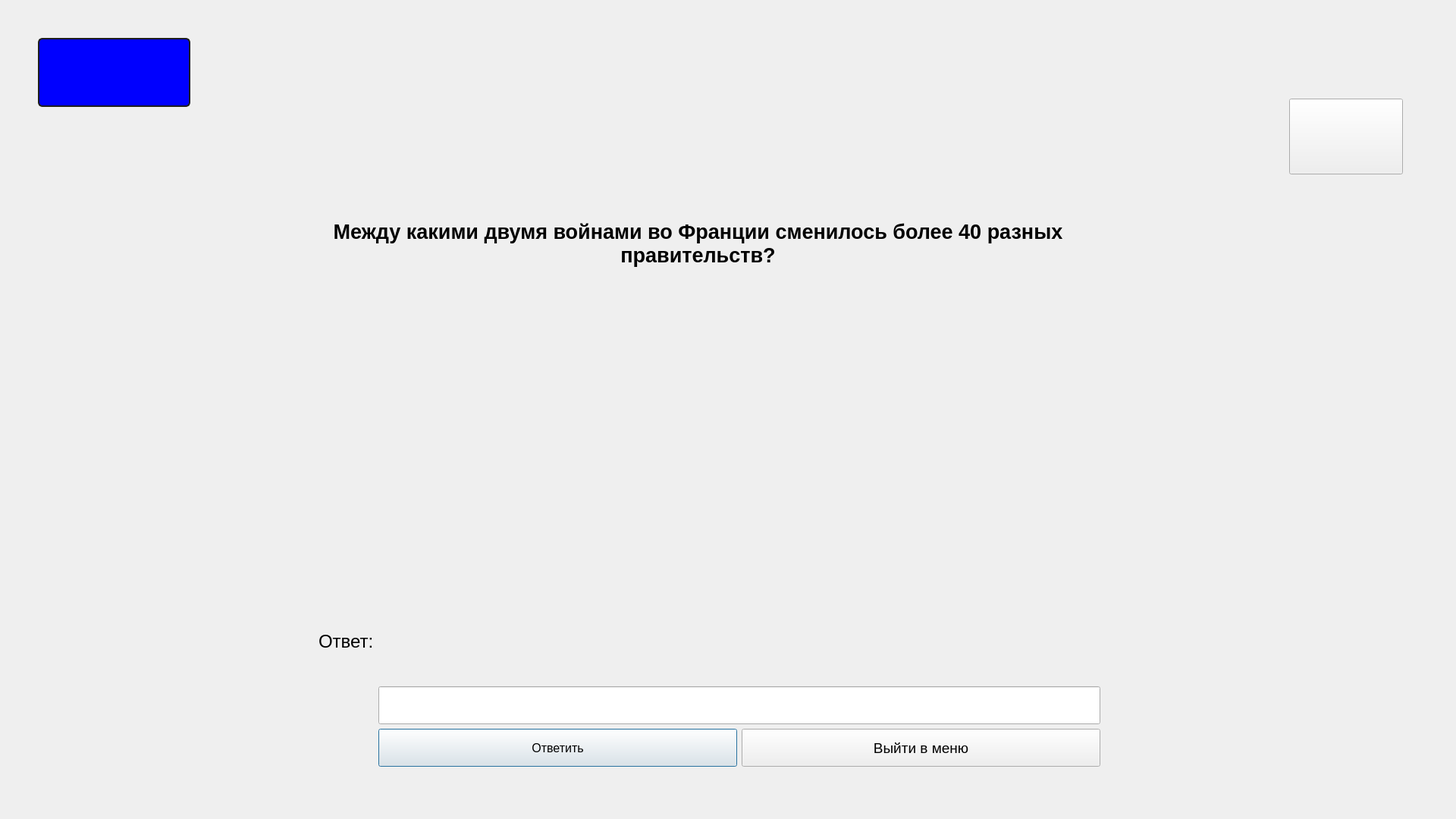
<?xml version="1.0" encoding="UTF-8"?>
<ui version="4.0">
 <class>window112</class>
 <widget class="QDialog" name="window112">
  <property name="geometry">
   <rect>
    <x>0</x>
    <y>0</y>
    <width>1920</width>
    <height>1080</height>
   </rect>
  </property>
  <property name="windowTitle">
   <string>Dialog</string>
  </property>
  <widget class="QStackedWidget" name="stackedWidget">
   <property name="geometry">
    <rect>
     <x>-50</x>
     <y>120</y>
     <width>1920</width>
     <height>1080</height>
    </rect>
   </property>
   <property name="currentIndex">
    <number>0</number>
   </property>
   <widget class="QWidget" name="page">
    <widget class="QLabel" name="label">
     <property name="geometry">
      <rect>
       <x>440</x>
       <y>10</y>
       <width>1061</width>
       <height>381</height>
      </rect>
     </property>
     <property name="font">
      <font>
       <pointsize>20</pointsize>
       <weight>75</weight>
       <bold>true</bold>
      </font>
     </property>
     <property name="text">
      <string>Между какими двумя войнами во Франции сменилось более 40 разных правительств?</string>
     </property>
     <property name="textFormat">
      <enum>Qt::AutoText</enum>
     </property>
     <property name="scaledContents">
      <bool>false</bool>
     </property>
     <property name="alignment">
      <set>Qt::AlignCenter</set>
     </property>
     <property name="wordWrap">
      <bool>true</bool>
     </property>
    </widget>
    <widget class="QWidget" name="layoutWidget">
     <property name="geometry">
      <rect>
       <x>470</x>
       <y>560</y>
       <width>1031</width>
       <height>331</height>
      </rect>
     </property>
     <layout class="QHBoxLayout" name="horizontalLayout_2">
      <item>
       <widget class="QLabel" name="label_4">
        <property name="minimumSize">
         <size>
          <width>0</width>
          <height>100</height>
         </size>
        </property>
        <property name="font">
         <font>
          <pointsize>18</pointsize>
         </font>
        </property>
        <property name="text">
         <string>Ответ:</string>
        </property>
       </widget>
      </item>
      <item>
       <layout class="QVBoxLayout" name="verticalLayout">
        <item>
         <widget class="QLabel" name="label_result">
          <property name="minimumSize">
           <size>
            <width>0</width>
            <height>200</height>
           </size>
          </property>
          <property name="font">
           <font>
            <pointsize>30</pointsize>
            <weight>75</weight>
            <bold>true</bold>
           </font>
          </property>
          <property name="styleSheet">
           <string notr="true"/>
          </property>
          <property name="text">
           <string/>
          </property>
         </widget>
        </item>
        <item>
         <widget class="QLineEdit" name="lineEdit_answer">
          <property name="minimumSize">
           <size>
            <width>0</width>
            <height>50</height>
           </size>
          </property>
          <property name="font">
           <font>
            <pointsize>20</pointsize>
            <weight>75</weight>
            <bold>true</bold>
           </font>
          </property>
          <property name="text">
           <string/>
          </property>
         </widget>
        </item>
        <item>
         <layout class="QHBoxLayout" name="horizontalLayout">
          <item>
           <widget class="QPushButton" name="pushButton_answer">
            <property name="enabled">
             <bool>true</bool>
            </property>
            <property name="minimumSize">
             <size>
              <width>0</width>
              <height>50</height>
             </size>
            </property>
            <property name="font">
             <font>
              <pointsize>12</pointsize>
             </font>
            </property>
            <property name="text">
             <string>Ответить</string>
            </property>
           </widget>
          </item>
          <item>
           <widget class="QPushButton" name="pushButton_11">
            <property name="minimumSize">
             <size>
              <width>0</width>
              <height>50</height>
             </size>
            </property>
            <property name="font">
             <font>
              <pointsize>14</pointsize>
             </font>
            </property>
            <property name="text">
             <string>Выйти в меню</string>
            </property>
           </widget>
          </item>
         </layout>
        </item>
       </layout>
      </item>
     </layout>
    </widget>
    <widget class="QPushButton" name="show_hit">
     <property name="geometry">
      <rect>
       <x>1750</x>
       <y>10</y>
       <width>150</width>
       <height>100</height>
      </rect>
     </property>
     <property name="text">
      <string/>
     </property>
    </widget>
   </widget>
   <widget class="QWidget" name="page_2">
    <widget class="QPushButton" name="close_hit">
     <property name="geometry">
      <rect>
       <x>1750</x>
       <y>10</y>
       <width>150</width>
       <height>100</height>
      </rect>
     </property>
     <property name="text">
      <string/>
     </property>
    </widget>
    <widget class="QLabel" name="label_3">
     <property name="geometry">
      <rect>
       <x>440</x>
       <y>10</y>
       <width>1060</width>
       <height>200</height>
      </rect>
     </property>
     <property name="font">
      <font>
       <pointsize>20</pointsize>
       <weight>75</weight>
       <bold>true</bold>
      </font>
     </property>
     <property name="text">
      <string/>
     </property>
     <property name="alignment">
      <set>Qt::AlignCenter</set>
     </property>
    </widget>
   </widget>
   <widget class="QWidget" name="page_3"/>
  </widget>
  <widget class="QLabel" name="label_score">
   <property name="geometry">
    <rect>
     <x>50</x>
     <y>50</y>
     <width>201</width>
     <height>91</height>
    </rect>
   </property>
   <property name="styleSheet">
    <string notr="true">QLabel
{
font-weight: bold;
    color: yellow;
    background-color: blue;
    border-width: 2px;
    border-color: #1e1e1e;
    border-style: solid;
    border-radius: 6;
    padding: 3px;
    font-size: 40px;
    padding-left: 5px;
    padding-right: 5px;
}

QPushButton:pressed
{
    background-color: QLinearGradient( x1: 0, y1: 0, x2: 0, y2: 1, stop: 0 #2d2d2d, stop: 0.1 #2b2b2b, stop: 0.5 #292929, stop: 0.9 #282828, stop: 1 #252525);
}

QPushButton:hover
{
    border: 2px solid QLinearGradient( x1: 0, y1: 0, x2: 0, y2: 1, stop: 0 #ffa02f, stop: 1 #d7801a);
}

QPushButton:focus {
    border-color: yellow;
   outline: none;
}</string>
   </property>
   <property name="text">
    <string/>
   </property>
  </widget>
  <widget class="QLabel" name="label_2">
   <property name="geometry">
    <rect>
     <x>0</x>
     <y>0</y>
     <width>1920</width>
     <height>1080</height>
    </rect>
   </property>
   <property name="text">
    <string/>
   </property>
  </widget>
  <zorder>label_2</zorder>
  <zorder>stackedWidget</zorder>
  <zorder>label_score</zorder>
 </widget>
 <resources/>
 <connections/>
</ui>
